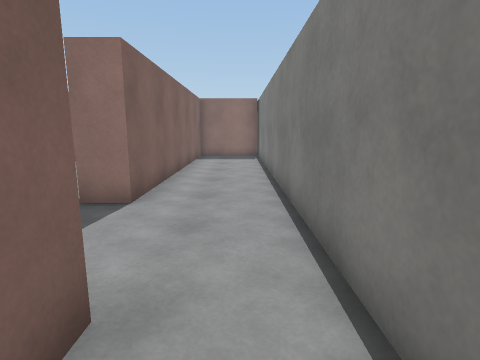
[1] (above)

24 first-person views from a walk through a Unity game level. The camera is 1.4 m above the floor, tilts 10° down and sees 80° across. The floor is counted in squares, 1 m on a side. Each view is taken from the middle of a square. On the plan, view 1 faces up. The plan holds only what a view shows up to about 14 squares ahead; the rest is blank. The place goes on beyond the plan. Surface patterns are stand-ins for the level's own textures.

[2]
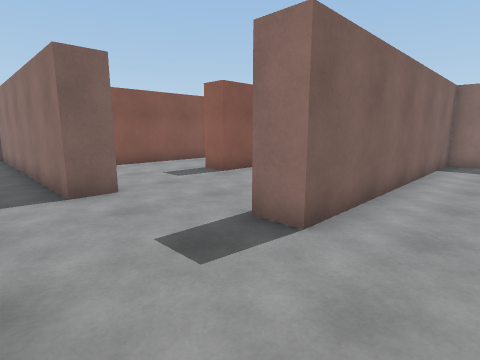

[3]
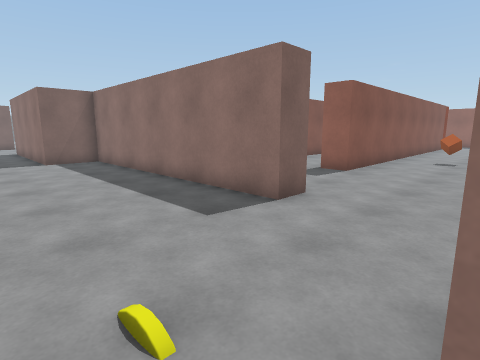

[4]
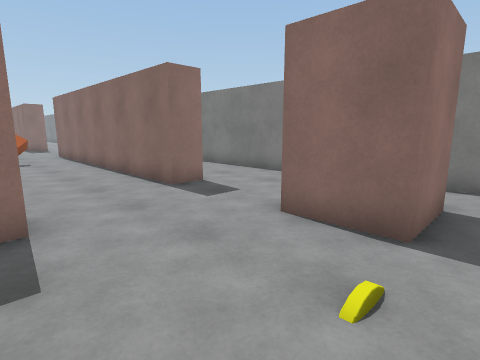

[5]
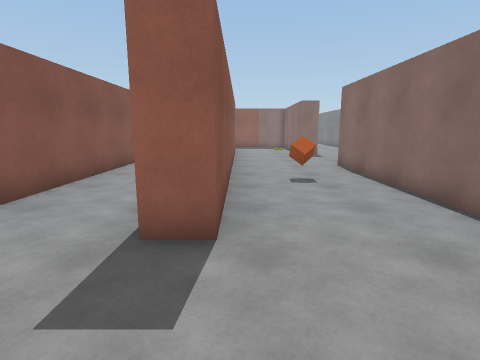

[6]
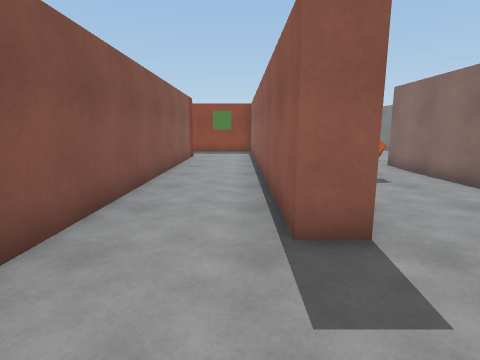

[7]
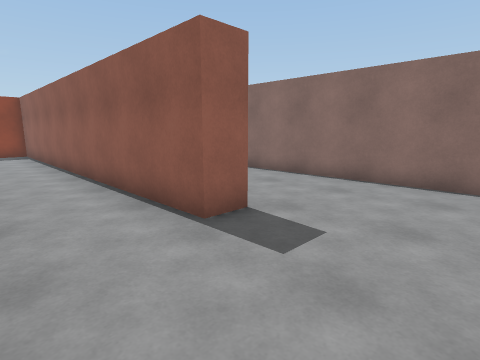

[8]
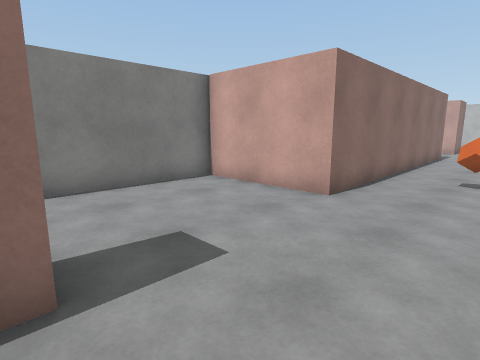

[9]
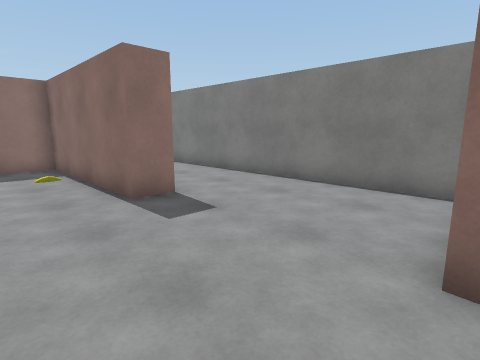

[10]
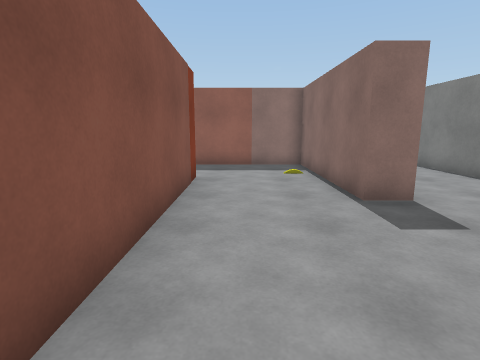

[11]
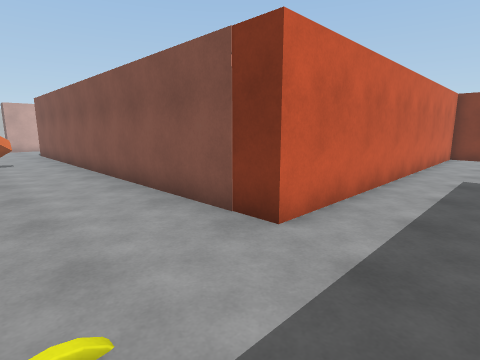

[12]
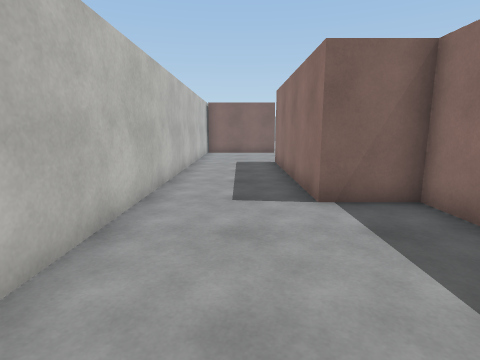

[13]
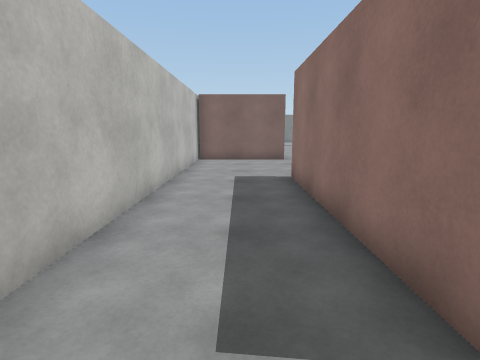

[14]
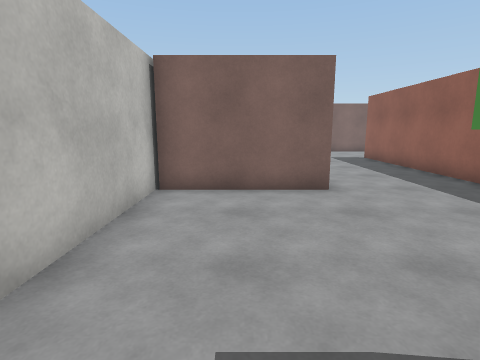

[15]
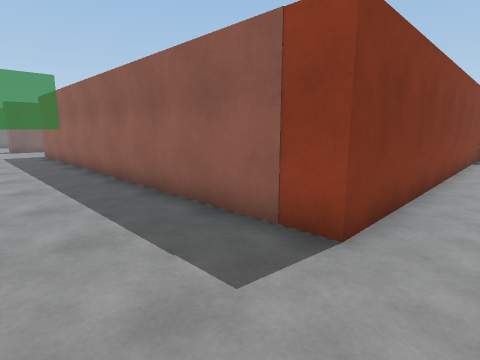

[16]
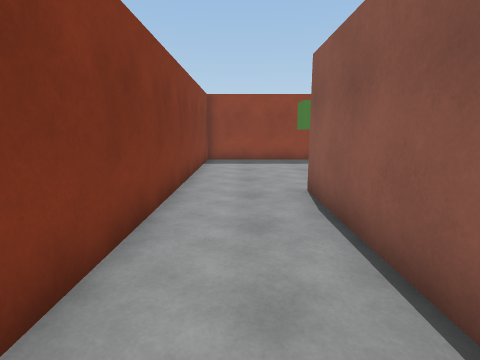

[17]
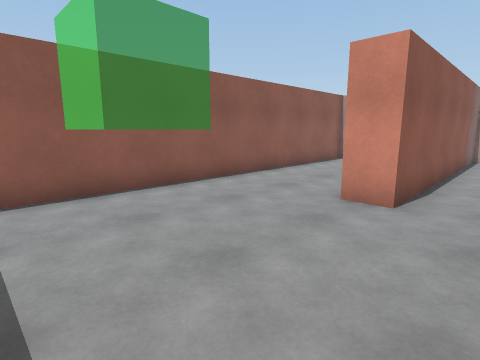

[18]
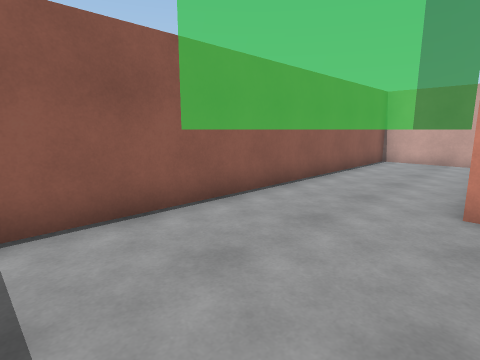

[19]
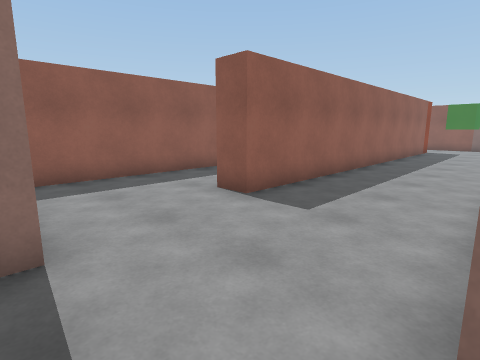

[20]
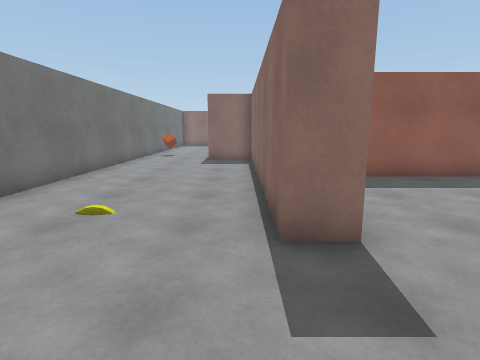

[21]
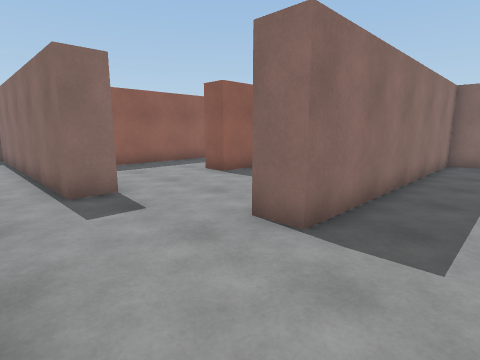

[22]
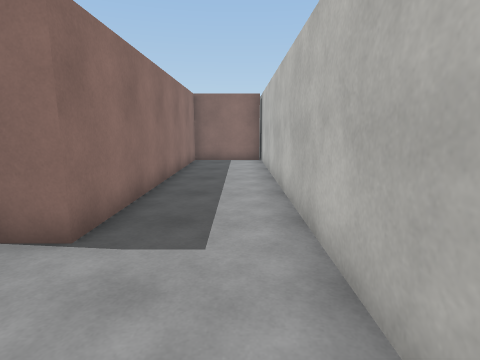

[23]
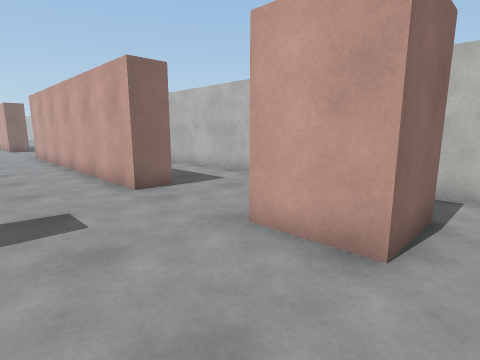

[24]
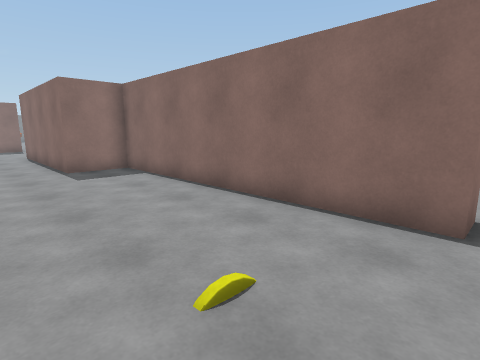

### Floor plan
Points are (right, up) in squares from view 1. A wall is a line through its corners. A room is listed if a view was taken in it or the views show most of it. See-through windows are left out.
Room 1 (views 1, 2, 3)
walls: (-1, -0.1) (-3.1, -0.1); (1, -0.4) (1, 2.6); (-1.1, 2) (-1.1, 1.1)
ways out: opening at (-3, -1) to room 2; opening at (0, 2) to room 2
Room 2 (views 4, 5, 6, 7, 8, 9, 10, 11, 12, 13, 14, 15, 16, 17, 18, 19, 20, 21, 22, 23, 24)
walls: (-15.6, 19.5) (-20.5, 19.5) (-20.5, 6.3) (-36.5, 6.3) (-36.5, 7.4); (-33.8, 10.5) (-39.8, 10.5); (-15.6, 4.5) (-12.5, 4.5) (-12.5, 17.7); (-17.4, 2.5) (-17.4, 12.5) (-16.4, 12.5); (-20.5, 25.6) (-20.5, 24.5) (-7.3, 24.5) (-7.3, 8.5) (-8.3, 8.5) (-8.3, 22.4); (-11.5, 19.1) (-11.5, 6.5); (-29, -2) (-13.1, -2); (-6.4, 4.6) (-6.4, 3.5) (-16.4, 3.5) (-16.4, 1.5) (-23.5, 1.5); (-40.4, 5.4) (-41.5, 5.4) (-41.5, 15.4) (-43.5, 15.4) (-43.5, 22.5); (-1.1, 15.4) (-2.1, 15.4) (-2.1, 5.4) (-3.1, 5.4) (-3.1, 16.4) (1, 16.4) (1, 27.2); (-2.5, 21.6) (-3.5, 21.6) (-3.5, 27.5); (-3.1, -0.1) (-3.1, 2); (-42, -2) (-29.6, -2) (-29.6, 1.1) (-39.6, 1.1) (-39.6, 2.1) (-28.6, 2.1) (-28.6, -2); (-47, 16.2) (-47, 7.7); (-45.1, 1.9) (-43, 1.9); (1, 2.6) (1, 13.7); (-45.5, -2) (-44.8, -2)
ways out: opening at (-3, -1) to room 1; opening at (0, 2) to room 1; opening at (-46, 0.5)
objects: cube (-5, 13)

Positions as (right, up) in squares from view 1, and headings:
1: (0, 0), facing up
2: (0, 2), facing up-left
3: (-3, -1), facing up-left
4: (-7, -1), facing up-right
5: (-7, 5), facing up
6: (-9, 5), facing up
7: (-11, 5), facing up-right
8: (-6, 22), facing down-right
9: (-6, 16), facing up-right
10: (-6, 16), facing up
11: (-4, 27), facing down-left
12: (-11, 0), facing left
13: (-15, 0), facing left
14: (-22, 0), facing left
15: (-19, 3), facing up-left
16: (-19, 6), facing up
17: (-19, 18), facing down-right
18: (-17, 18), facing down-right
19: (-41, 2), facing up-right
20: (-42, 2), facing up
21: (-43, -1), facing up-right
22: (-43, -1), facing right
23: (-46, 5), facing down-right
24: (-46, 5), facing up-right
